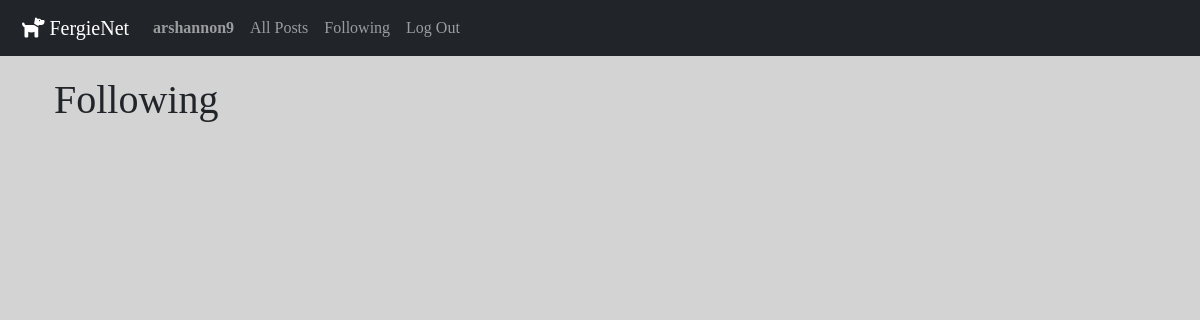
Page /following (signed in) on the earlier database version.
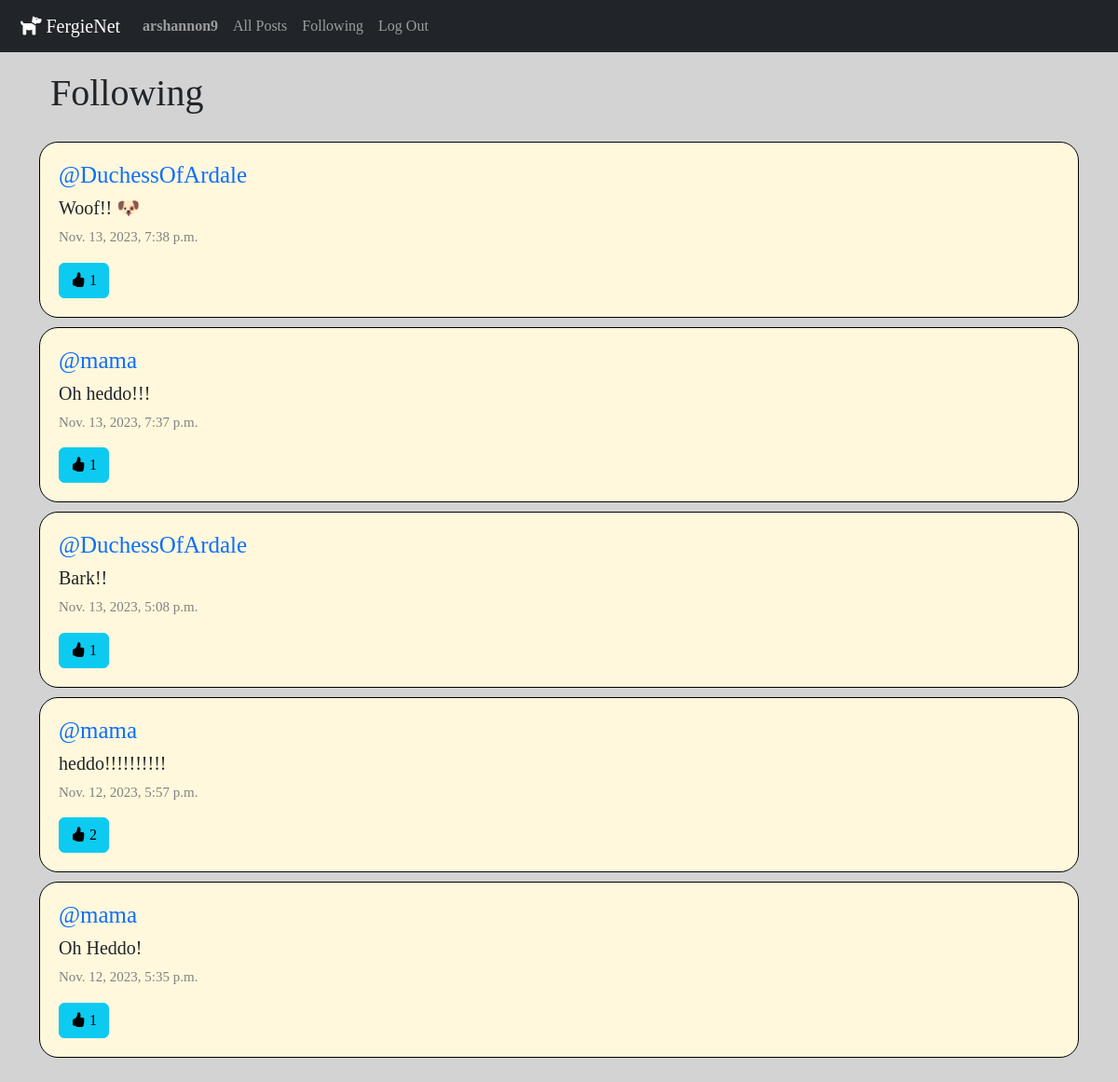
Same page on the later database version.
### network/models.py (models this page shows, shortened)
class Post(models.Model):
    user = models.ForeignKey(User, on_delete=models.CASCADE, related_name='author')
    content = models.CharField(max_length=280)
    date = models.DateTimeField(auto_now_add=True)
    like_count = models.IntegerField(default=0)

class User(AbstractUser):
    pass

### network/views.py (the view)
# urls.py: path("following", views.following, name="following"),
def following(request):
    if request.user.is_authenticated:
        current_user = User.objects.get(pk=request.user.id)
        people_followed = Follow.objects.filter(user_following=current_user)
        all_posts = Post.objects.all().order_by("id").reverse()
        posts_followed = []
        for post in all_posts:
            for person in people_followed:
                if person.user_followed == post.user:
                    posts_followed.append(post)
        paginator = Paginator(posts_followed, 10)
        page_number = request.GET.get("page")
        page_posts = paginator.get_page(page_number)
        all_likes = Like.objects.all()
        user_likes = []
        try:
            for like in all_likes:
                if like.user_liking.id == request.user.id:
                    user_likes.append(like.post_liked.id)
        except:
            user_likes = []
        return render(request, "network/following.html", {
            "page_posts": page_posts,
            "user_likes": user_likes
        })
    else:
        messages.warning(request, "You must be logged in to view that page.")
        return HttpResponseRedirect(reverse("login"))

### network/templates/network/following.html (shortened to what this page needs)
{% extends "network/layout.html" %} {% block body %}
<div class="container-lg page-display">
  <div class="container-lg header">
    <h1>Following</h1>
  </div>
  <div class="following-posts">
    {% for post in page_posts %}
    <div class="container-lg post-display">
      <h5 class="post-user"><a href="{% url 'profile' user_id=post.user.id %}" class="post-user-link">@{{ post.user }}</a></h5>
      <h6 class="post-content">{{ post.content }}</h6>
      <p class="post-date">{{ post.date }}</p>
      <div class="post-buttons">
      {% if user.is_authenticated %}
      <button class="btn btn-info bi bi-hand-thumbs-up-fill" id="{{ post.id }}" onclick="likeHandler({{ post.id }}, {{ user_likes }})"> <span id="like-count-display_{{ post.id }}">{{ post.like_count }}</span></button>
      {% endif %}
      </div>
    </div>
    {% endfor %}
  </div>
</div>
{% endblock %}

Differences in the rows shown:
added Post: user "DuchessOfArdale", content "Woof!! 🐶", date "Nov. 13, 2023, 7:38 p.m.", like_count "1"
added Post: user "mama", content "Oh heddo!!!", date "Nov. 13, 2023, 7:37 p.m.", like_count "1"
added Post: user "DuchessOfArdale", content "Bark!!", date "Nov. 13, 2023, 5:08 p.m.", like_count "1"
now on this page (row edited): Post: user "mama", content "heddo!!!!!!!!!!", date "Nov. 12, 2023, 5:57 p.m.", like_count "2"
now on this page (row unchanged): Post: user "mama", content "Oh Heddo!", date "Nov. 12, 2023, 5:35 p.m.", like_count "1"
